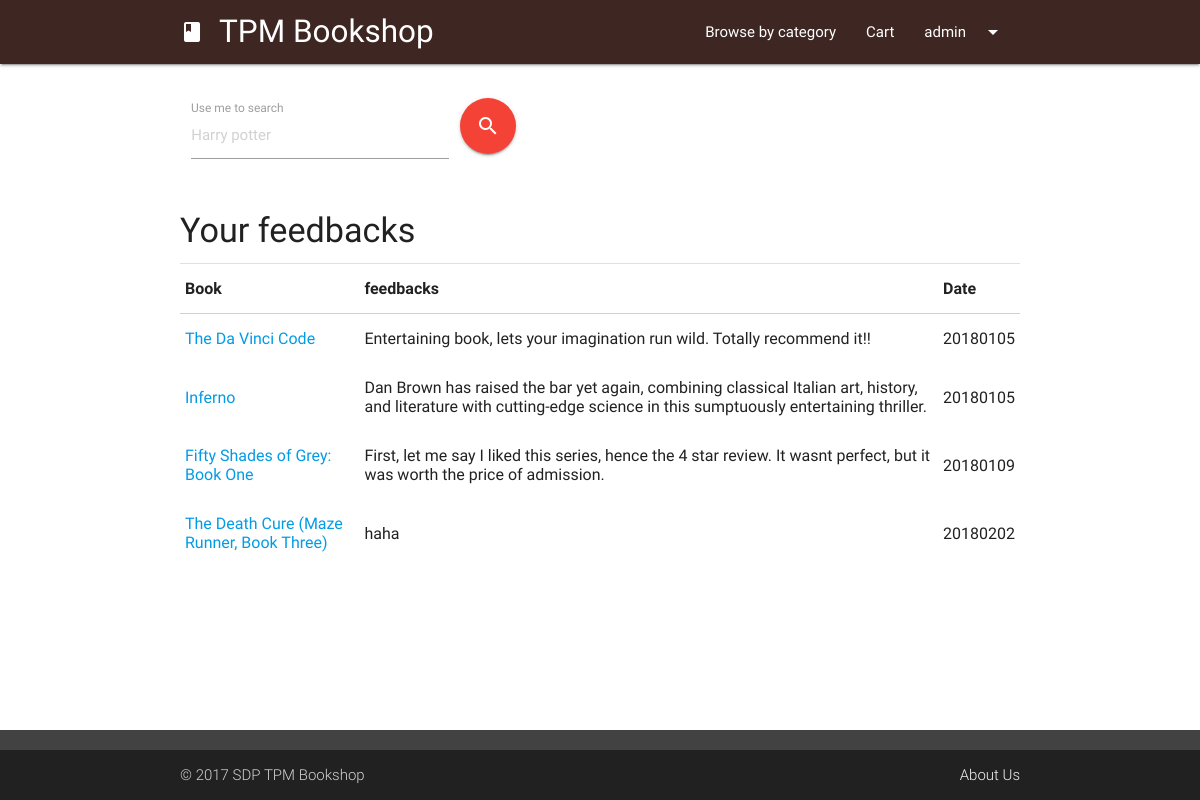
Page /history-more.php?action=feedbacks (signed in) on the committed database.
### tables this page shows
CREATE TABLE `bookcomment` (
  `ratingID` int(11) NOT NULL,
  `bookISBN` varchar(255) NOT NULL,
  `username` varchar(255) NOT NULL,
  `comments` text NOT NULL,
  `date` int(255) NOT NULL
);

CREATE TABLE `book` (
  `bookISBN` varchar(255) NOT NULL,
  `bookname` varchar(255) NOT NULL,
  `bookcategory` varchar(80) NOT NULL,
  `bookauthor` varchar(255) NOT NULL,
  `bookdesc` longtext NOT NULL,
  `bookprice` int(11) NOT NULL,
  `bookpages` int(11) NOT NULL,
  `bookpublisher` varchar(255) NOT NULL,
  `bookdateadd` int(11) NOT NULL,
  `bookthumbnail` varchar(255) NOT NULL,
  `bookQty` int(11) NOT NULL DEFAULT '0'
);

### php/connect.php (called while the page is built, shortened)
<?php
function scanner($input,$url){
  if (preg_match('/[\'"^$&%*}{#~?><>|;]/', $input)){
     $fail = 1;
     echo "<script>window.location = '$url'; exit();</script>";
  } else {
    return $input;
  }
}
?>

### history-more.php (the view, shortened to what this page needs)
<?php session_start();
include "php/connect.php";
$currentUser = $_SESSION['tpmb-user'];
$currentAction = scanner($_GET['action'],"404.php");
if($currentAction == "feedbacks"){
	$query = "SELECT * FROM bookcomment AS bc, book AS b WHERE bc.username = '$currentUser' AND bc.bookISBN=b.bookISBN";
	$queryParam = "comments";
} else if ($currentAction == "rating"){
	$query = "SELECT * FROM bookrating AS br, book AS b WHERE br.username = '$currentUser' AND br.bookISBN=b.bookISBN";
	$queryParam = "rating";
} else {
	header("Location: 404.php");
}
?>
<head>
	<link type="text/css" rel="stylesheet" href="css/materialize.min.css" media="screen,projection" />
	<link type="text/css" rel="stylesheet" href="css/tpmb.css" media="screen,projection" />
</head>
<body>
<?php
  include "ui/header.php";?>
  <main class="container">
    <div class="row margintop4">
			<?php include "ui/searchUI.php"; ?>
    </div>
    <h4 class="left-align col s12 m6 offset-m3 margintop4">Your <?php echo $currentAction; ?></h4>
    <div class="divider"></div>
    <table class="highlight responsive-table">
      <thead>
        <tr>
            <th>Book</th>
            <th><?php echo $currentAction; ?></th>
            <th>Date</th>
        </tr>
      </thead>
      <tbody>
		<?php
    $userHistoryArray=mysqli_query($conn,$query);
    while($userHistory = mysqli_fetch_array($userHistoryArray)){ ?>
          <tr>
            <td><a target="_blank" href="book.php?bookid=<?php echo $userHistory['bookISBN']; ?>"><?php echo $userHistory['bookname']; ?></a></td>
            <td><?php echo $userHistory[$queryParam]; ?></td>
            <td><?php echo $userHistory['date']; ?></td>
          </tr>
      <?php } ?>
      </tbody>
    </table>
  </main>
</body>

### css/tpmb.css (style rules this page uses)
body { display: flex; min-height: 100vh; flex-direction: column; }
main { flex: 1 0 auto; }
.margintop4 { margin-top : 4%; }

### rows in the picture
bookcomment: book.bookname "The Da Vinci Code", comments "Entertaining book, lets your imagination run wild. Totally recommend it!!", date "20180105"
bookcomment: book.bookname "Inferno", comments "Dan Brown has raised the bar yet again, combining classical Italian art, history, and literature with cutting-edge science in this sumptuously entertaining thriller.", date "20180105"
bookcomment: book.bookname "Fifty Shades of Grey: Book One", comments "First, let me say I liked this series, hence the 4 star review. It wasnt perfect, but it was worth the price of admission.", date "20180109"
bookcomment: book.bookname "The Death Cure (Maze Runner, Book Three)", comments "haha", date "20180202"

### other values in the picture
$_SESSION['tpmb-user'] "admin"
$currentAction "feedbacks"
